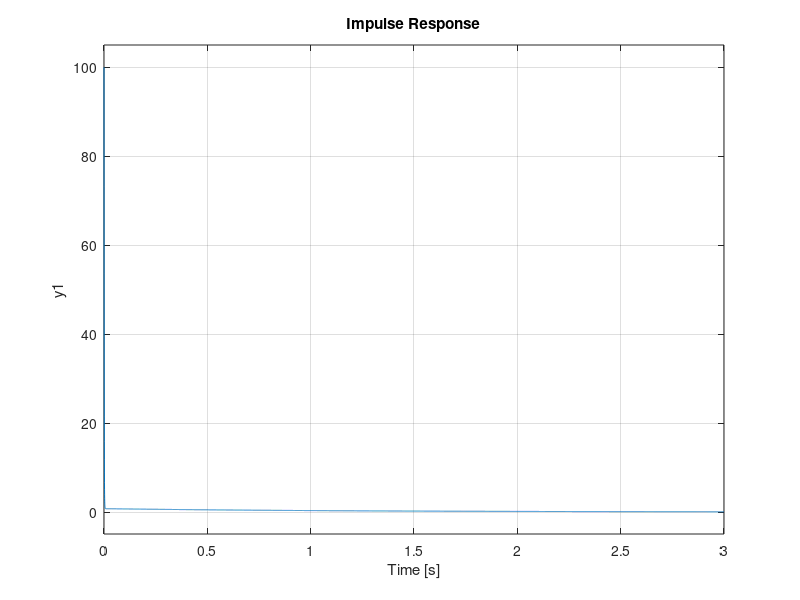
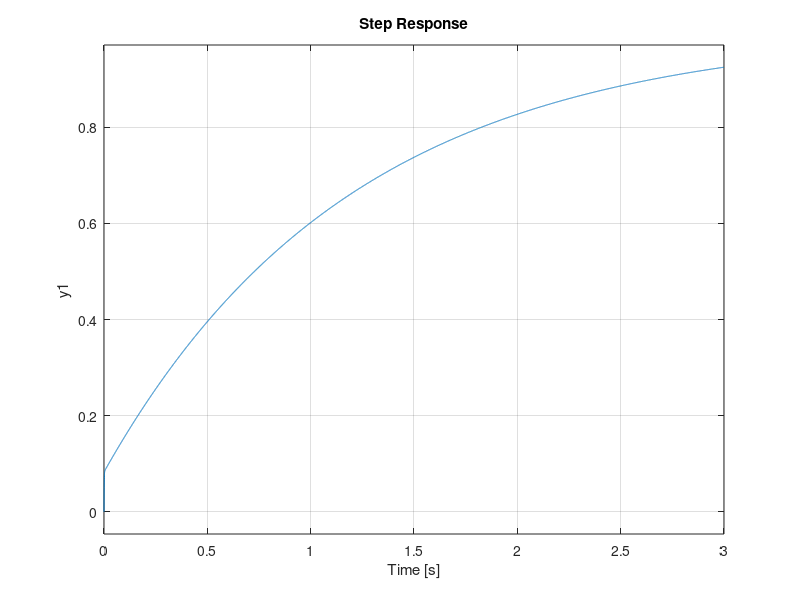
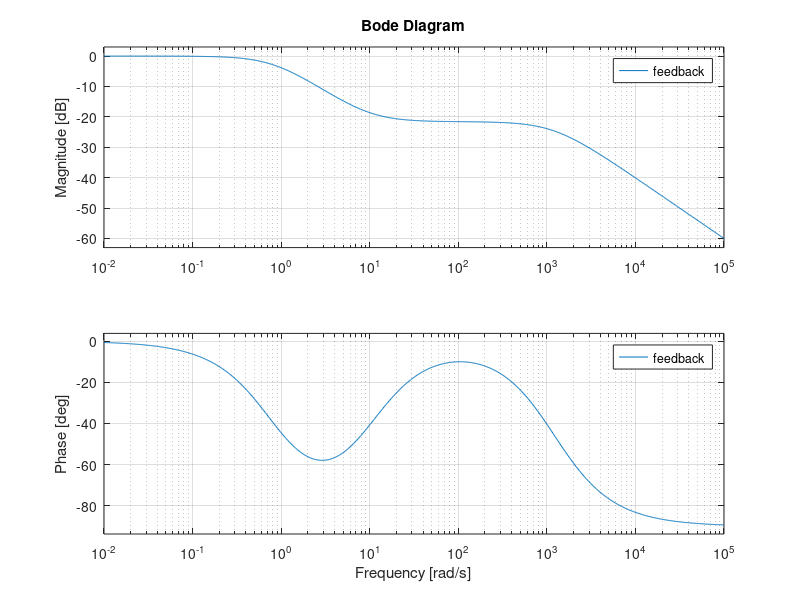
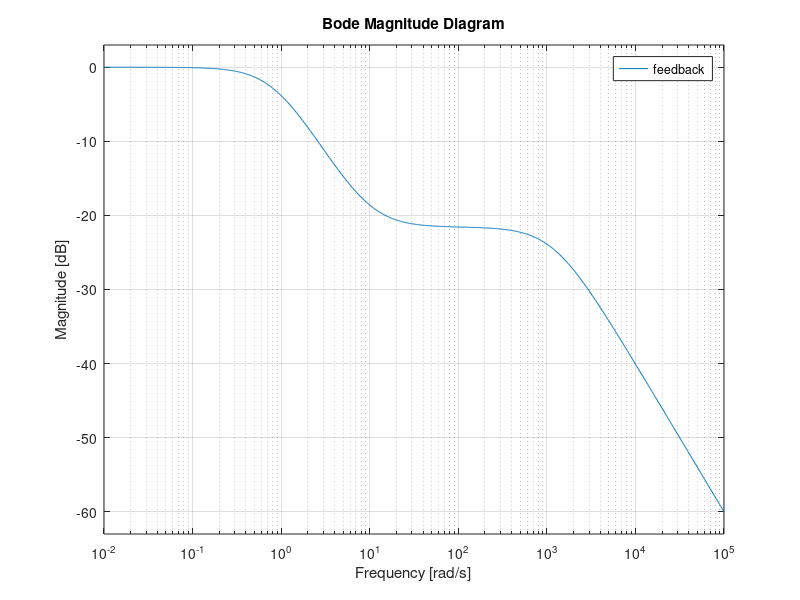

Here is the MATLAB script that generated these plots, in order:
feedback = tf([0.1,1],[0.001,1.2,1]);
figure
impulse(feedback)
figure
step(feedback)
figure
bode(feedback)
figure
bodemag(feedback)
